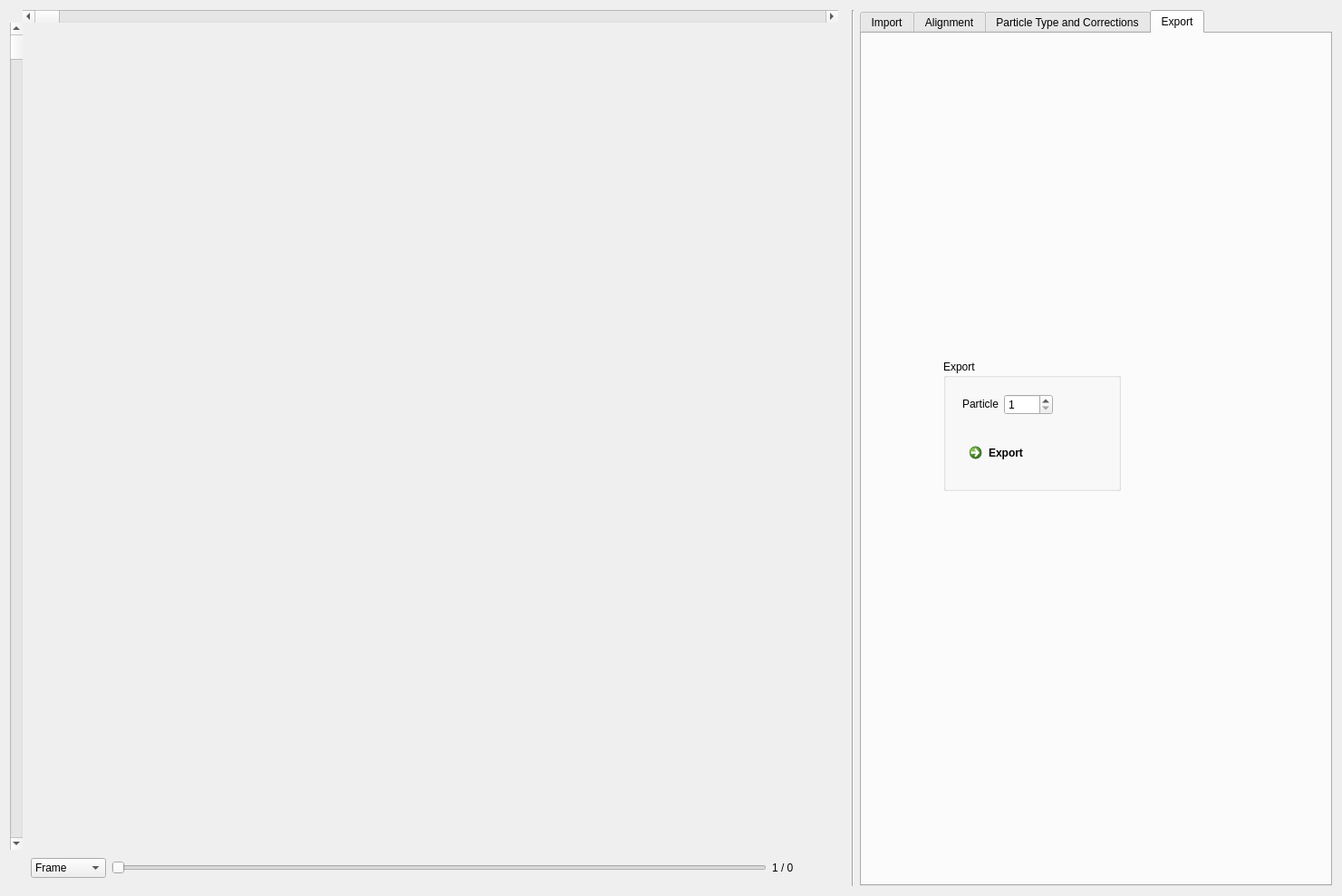
<?xml version="1.0" encoding="UTF-8"?>
<ui version="4.0">
 <class>MainWindow</class>
 <widget class="QMainWindow" name="MainWindow">
  <property name="geometry">
   <rect>
    <x>0</x>
    <y>0</y>
    <width>1481</width>
    <height>989</height>
   </rect>
  </property>
  <property name="windowTitle">
   <string>Dark Field Spectrum Tagging</string>
  </property>
  <widget class="QWidget" name="centralwidget">
   <layout class="QVBoxLayout" name="verticalLayout">
    <item>
     <widget class="QWidget" name="widget_2" native="true">
      <layout class="QHBoxLayout" name="horizontalLayout_2">
       <property name="leftMargin">
        <number>2</number>
       </property>
       <property name="topMargin">
        <number>2</number>
       </property>
       <property name="rightMargin">
        <number>2</number>
       </property>
       <property name="bottomMargin">
        <number>2</number>
       </property>
       <item>
        <widget class="QWidget" name="widget_3" native="true">
         <layout class="QGridLayout" name="gridLayout">
          <property name="leftMargin">
           <number>0</number>
          </property>
          <property name="topMargin">
           <number>0</number>
          </property>
          <property name="bottomMargin">
           <number>0</number>
          </property>
          <property name="spacing">
           <number>0</number>
          </property>
          <item row="1" column="1">
           <widget class="QWidget" name="plotWidget" native="true">
            <property name="minimumSize">
             <size>
              <width>900</width>
              <height>900</height>
             </size>
            </property>
           </widget>
          </item>
          <item row="0" column="1">
           <widget class="QScrollBar" name="horizontalScrollBar">
            <property name="minimum">
             <number>0</number>
            </property>
            <property name="maximum">
             <number>1023</number>
            </property>
            <property name="orientation">
             <enum>Qt::Horizontal</enum>
            </property>
            <property name="invertedAppearance">
             <bool>false</bool>
            </property>
           </widget>
          </item>
          <item row="1" column="0">
           <widget class="QScrollBar" name="verticalScrollBar">
            <property name="minimum">
             <number>0</number>
            </property>
            <property name="maximum">
             <number>1023</number>
            </property>
            <property name="orientation">
             <enum>Qt::Vertical</enum>
            </property>
           </widget>
          </item>
          <item row="2" column="1">
           <widget class="QWidget" name="widget_11" native="true">
            <property name="sizePolicy">
             <sizepolicy hsizetype="Preferred" vsizetype="Maximum">
              <horstretch>0</horstretch>
              <verstretch>0</verstretch>
             </sizepolicy>
            </property>
            <layout class="QHBoxLayout" name="horizontalLayout_10">
             <item>
              <widget class="QComboBox" name="comboBox_2">
               <item>
                <property name="text">
                 <string>Frame</string>
                </property>
               </item>
               <item>
                <property name="text">
                 <string>Mean</string>
                </property>
               </item>
               <item>
                <property name="text">
                 <string>Maximum</string>
                </property>
               </item>
              </widget>
             </item>
             <item>
              <widget class="QSlider" name="horizontalSlider">
               <property name="minimum">
                <number>1</number>
               </property>
               <property name="maximum">
                <number>250</number>
               </property>
               <property name="orientation">
                <enum>Qt::Horizontal</enum>
               </property>
               <property name="tickPosition">
                <enum>QSlider::NoTicks</enum>
               </property>
              </widget>
             </item>
             <item>
              <widget class="QLabel" name="label_4">
               <property name="minimumSize">
                <size>
                 <width>64</width>
                 <height>0</height>
                </size>
               </property>
               <property name="text">
                <string>1 / 0</string>
               </property>
              </widget>
             </item>
            </layout>
           </widget>
          </item>
         </layout>
        </widget>
       </item>
       <item>
        <widget class="Line" name="line_2">
         <property name="orientation">
          <enum>Qt::Vertical</enum>
         </property>
        </widget>
       </item>
       <item>
        <widget class="QTabWidget" name="tabWidget">
         <property name="currentIndex">
          <number>3</number>
         </property>
         <widget class="QWidget" name="tab">
          <attribute name="title">
           <string>Import</string>
          </attribute>
          <layout class="QVBoxLayout" name="verticalLayout_7">
           <item>
            <widget class="QWidget" name="widget_5" native="true">
             <layout class="QHBoxLayout" name="horizontalLayout_4">
              <property name="leftMargin">
               <number>0</number>
              </property>
              <property name="topMargin">
               <number>0</number>
              </property>
              <property name="rightMargin">
               <number>0</number>
              </property>
              <property name="bottomMargin">
               <number>0</number>
              </property>
              <item>
               <widget class="QPushButton" name="pushButton">
                <property name="text">
                 <string>Select Files</string>
                </property>
               </widget>
              </item>
              <item>
               <spacer name="horizontalSpacer">
                <property name="orientation">
                 <enum>Qt::Horizontal</enum>
                </property>
                <property name="sizeHint" stdset="0">
                 <size>
                  <width>410</width>
                  <height>20</height>
                 </size>
                </property>
               </spacer>
              </item>
             </layout>
            </widget>
           </item>
           <item>
            <widget class="QTreeWidget" name="treeWidget">
             <attribute name="headerVisible">
              <bool>false</bool>
             </attribute>
             <attribute name="headerCascadingSectionResizes">
              <bool>false</bool>
             </attribute>
             <column>
              <property name="text">
               <string>Videos</string>
              </property>
             </column>
             <column>
              <property name="text">
               <string>Files</string>
              </property>
             </column>
             <item>
              <property name="text">
               <string>Video 0</string>
              </property>
              <item>
               <property name="text">
                <string>Data</string>
               </property>
               <property name="text">
                <string>/path/to/file 1.tdms</string>
               </property>
               <property name="flags">
                <set>ItemIsSelectable|ItemIsDragEnabled|ItemIsDropEnabled|ItemIsEnabled</set>
               </property>
              </item>
              <item>
               <property name="text">
                <string>Metadata</string>
               </property>
               <property name="text">
                <string>/path/tp/file 2.tdms</string>
               </property>
               <property name="flags">
                <set>ItemIsSelectable|ItemIsDragEnabled|ItemIsDropEnabled|ItemIsEnabled</set>
               </property>
              </item>
             </item>
             <item>
              <property name="text">
               <string>Video 1</string>
              </property>
              <item>
               <property name="text">
                <string>Data &amp; Metadata</string>
               </property>
               <property name="text">
                <string>/path/to/file 3.tdms</string>
               </property>
               <property name="flags">
                <set>ItemIsSelectable|ItemIsDragEnabled|ItemIsDropEnabled|ItemIsEnabled</set>
               </property>
              </item>
             </item>
            </widget>
           </item>
           <item>
            <widget class="QWidget" name="widget_8" native="true">
             <layout class="QHBoxLayout" name="horizontalLayout_5">
              <property name="leftMargin">
               <number>0</number>
              </property>
              <property name="topMargin">
               <number>0</number>
              </property>
              <property name="rightMargin">
               <number>0</number>
              </property>
              <property name="bottomMargin">
               <number>0</number>
              </property>
              <item>
               <widget class="QPushButton" name="pushButton_3">
                <property name="text">
                 <string>Load First Video</string>
                </property>
               </widget>
              </item>
              <item>
               <widget class="QPushButton" name="pushButton_4">
                <property name="text">
                 <string>Load Last Video</string>
                </property>
               </widget>
              </item>
              <item>
               <widget class="QPushButton" name="pushButton_5">
                <property name="text">
                 <string>Load Selected Videos</string>
                </property>
               </widget>
              </item>
             </layout>
            </widget>
           </item>
          </layout>
         </widget>
         <widget class="QWidget" name="tab_2">
          <attribute name="title">
           <string>Alignment</string>
          </attribute>
          <layout class="QVBoxLayout" name="verticalLayout_2">
           <item>
            <widget class="QWidget" name="widget" native="true">
             <property name="sizePolicy">
              <sizepolicy hsizetype="Maximum" vsizetype="Maximum">
               <horstretch>0</horstretch>
               <verstretch>0</verstretch>
              </sizepolicy>
             </property>
             <layout class="QHBoxLayout" name="horizontalLayout">
              <property name="leftMargin">
               <number>0</number>
              </property>
              <property name="topMargin">
               <number>0</number>
              </property>
              <property name="rightMargin">
               <number>0</number>
              </property>
              <property name="bottomMargin">
               <number>0</number>
              </property>
              <item>
               <widget class="QGroupBox" name="groupBox_6">
                <property name="sizePolicy">
                 <sizepolicy hsizetype="Preferred" vsizetype="Maximum">
                  <horstretch>0</horstretch>
                  <verstretch>0</verstretch>
                 </sizepolicy>
                </property>
                <property name="title">
                 <string>Position</string>
                </property>
                <layout class="QGridLayout" name="gridLayout_3">
                 <property name="leftMargin">
                  <number>32</number>
                 </property>
                 <item row="1" column="3">
                  <widget class="QLabel" name="label_6">
                   <property name="text">
                    <string>px</string>
                   </property>
                  </widget>
                 </item>
                 <item row="3" column="1">
                  <widget class="QLabel" name="label_7">
                   <property name="sizePolicy">
                    <sizepolicy hsizetype="Maximum" vsizetype="Preferred">
                     <horstretch>0</horstretch>
                     <verstretch>0</verstretch>
                    </sizepolicy>
                   </property>
                   <property name="text">
                    <string>y =</string>
                   </property>
                  </widget>
                 </item>
                 <item row="3" column="2">
                  <widget class="QDoubleSpinBox" name="doubleSpinBox_y0">
                   <property name="alignment">
                    <set>Qt::AlignRight|Qt::AlignTrailing|Qt::AlignVCenter</set>
                   </property>
                   <property name="decimals">
                    <number>1</number>
                   </property>
                   <property name="maximum">
                    <double>1023.000000000000000</double>
                   </property>
                   <property name="singleStep">
                    <double>1.000000000000000</double>
                   </property>
                   <property name="value">
                    <double>0.000000000000000</double>
                   </property>
                  </widget>
                 </item>
                 <item row="3" column="3">
                  <widget class="QLabel" name="label_8">
                   <property name="text">
                    <string>px</string>
                   </property>
                  </widget>
                 </item>
                 <item row="1" column="2">
                  <widget class="QDoubleSpinBox" name="doubleSpinBox_x0">
                   <property name="alignment">
                    <set>Qt::AlignRight|Qt::AlignTrailing|Qt::AlignVCenter</set>
                   </property>
                   <property name="decimals">
                    <number>1</number>
                   </property>
                   <property name="maximum">
                    <double>1023.000000000000000</double>
                   </property>
                   <property name="singleStep">
                    <double>1.000000000000000</double>
                   </property>
                   <property name="value">
                    <double>0.000000000000000</double>
                   </property>
                  </widget>
                 </item>
                 <item row="1" column="1">
                  <widget class="QLabel" name="label_5">
                   <property name="sizePolicy">
                    <sizepolicy hsizetype="Maximum" vsizetype="Preferred">
                     <horstretch>0</horstretch>
                     <verstretch>0</verstretch>
                    </sizepolicy>
                   </property>
                   <property name="text">
                    <string>x =</string>
                   </property>
                  </widget>
                 </item>
                </layout>
               </widget>
              </item>
              <item>
               <widget class="QGroupBox" name="groupBox_9">
                <property name="sizePolicy">
                 <sizepolicy hsizetype="Preferred" vsizetype="Maximum">
                  <horstretch>0</horstretch>
                  <verstretch>0</verstretch>
                 </sizepolicy>
                </property>
                <property name="title">
                 <string>ROI</string>
                </property>
                <layout class="QGridLayout" name="gridLayout_5">
                 <property name="leftMargin">
                  <number>8</number>
                 </property>
                 <property name="rightMargin">
                  <number>8</number>
                 </property>
                 <item row="1" column="1">
                  <widget class="QDoubleSpinBox" name="doubleSpinBox_d">
                   <property name="alignment">
                    <set>Qt::AlignRight|Qt::AlignTrailing|Qt::AlignVCenter</set>
                   </property>
                   <property name="decimals">
                    <number>0</number>
                   </property>
                   <property name="minimum">
                    <double>2.000000000000000</double>
                   </property>
                   <property name="maximum">
                    <double>1024.000000000000000</double>
                   </property>
                   <property name="singleStep">
                    <double>2.000000000000000</double>
                   </property>
                   <property name="value">
                    <double>20.000000000000000</double>
                   </property>
                  </widget>
                 </item>
                 <item row="1" column="2">
                  <widget class="QLabel" name="label_24">
                   <property name="text">
                    <string>px</string>
                   </property>
                  </widget>
                 </item>
                 <item row="1" column="0">
                  <widget class="QLabel" name="label_23">
                   <property name="sizePolicy">
                    <sizepolicy hsizetype="Preferred" vsizetype="Preferred">
                     <horstretch>0</horstretch>
                     <verstretch>0</verstretch>
                    </sizepolicy>
                   </property>
                   <property name="text">
                    <string>d =</string>
                   </property>
                   <property name="alignment">
                    <set>Qt::AlignRight|Qt::AlignTrailing|Qt::AlignVCenter</set>
                   </property>
                  </widget>
                 </item>
                 <item row="0" column="0">
                  <widget class="QLabel" name="label_10">
                   <property name="sizePolicy">
                    <sizepolicy hsizetype="Preferred" vsizetype="Preferred">
                     <horstretch>0</horstretch>
                     <verstretch>0</verstretch>
                    </sizepolicy>
                   </property>
                   <property name="text">
                    <string>α =</string>
                   </property>
                   <property name="alignment">
                    <set>Qt::AlignRight|Qt::AlignTrailing|Qt::AlignVCenter</set>
                   </property>
                  </widget>
                 </item>
                 <item row="0" column="1">
                  <widget class="QDoubleSpinBox" name="doubleSpinBox_alpha">
                   <property name="sizePolicy">
                    <sizepolicy hsizetype="Minimum" vsizetype="Fixed">
                     <horstretch>0</horstretch>
                     <verstretch>0</verstretch>
                    </sizepolicy>
                   </property>
                   <property name="alignment">
                    <set>Qt::AlignRight|Qt::AlignTrailing|Qt::AlignVCenter</set>
                   </property>
                   <property name="decimals">
                    <number>1</number>
                   </property>
                   <property name="maximum">
                    <double>360.000000000000000</double>
                   </property>
                   <property name="value">
                    <double>180.000000000000000</double>
                   </property>
                  </widget>
                 </item>
                 <item row="0" column="2">
                  <widget class="QLabel" name="label_11">
                   <property name="text">
                    <string>deg</string>
                   </property>
                  </widget>
                 </item>
                </layout>
               </widget>
              </item>
             </layout>
            </widget>
           </item>
           <item>
            <widget class="QGroupBox" name="groupBox_11">
             <property name="sizePolicy">
              <sizepolicy hsizetype="Preferred" vsizetype="Preferred">
               <horstretch>0</horstretch>
               <verstretch>0</verstretch>
              </sizepolicy>
             </property>
             <property name="title">
              <string>Preview</string>
             </property>
             <layout class="QVBoxLayout" name="verticalLayout_3">
              <property name="spacing">
               <number>0</number>
              </property>
              <item>
               <widget class="QComboBox" name="comboBox_preview">
                <property name="enabled">
                 <bool>true</bool>
                </property>
                <property name="sizePolicy">
                 <sizepolicy hsizetype="Maximum" vsizetype="Fixed">
                  <horstretch>0</horstretch>
                  <verstretch>0</verstretch>
                 </sizepolicy>
                </property>
                <property name="currentIndex">
                 <number>0</number>
                </property>
                <item>
                 <property name="text">
                  <string>0th Order</string>
                 </property>
                </item>
                <item>
                 <property name="text">
                  <string>1st Order</string>
                 </property>
                </item>
                <item>
                 <property name="text">
                  <string>ROI Profiles</string>
                 </property>
                </item>
               </widget>
              </item>
              <item>
               <widget class="QWidget" name="previewWidget" native="true">
                <property name="minimumSize">
                 <size>
                  <width>400</width>
                  <height>200</height>
                 </size>
                </property>
               </widget>
              </item>
             </layout>
            </widget>
           </item>
          </layout>
         </widget>
         <widget class="QWidget" name="tab_3">
          <attribute name="title">
           <string>Particle Type and Corrections</string>
          </attribute>
          <layout class="QVBoxLayout" name="verticalLayout_6">
           <item>
            <widget class="QWidget" name="widget_4" native="true">
             <property name="sizePolicy">
              <sizepolicy hsizetype="Preferred" vsizetype="Maximum">
               <horstretch>0</horstretch>
               <verstretch>0</verstretch>
              </sizepolicy>
             </property>
             <layout class="QHBoxLayout" name="horizontalLayout_3">
              <property name="leftMargin">
               <number>0</number>
              </property>
              <property name="topMargin">
               <number>0</number>
              </property>
              <property name="rightMargin">
               <number>0</number>
              </property>
              <property name="bottomMargin">
               <number>0</number>
              </property>
              <item>
               <widget class="QGroupBox" name="groupBox_2">
                <property name="sizePolicy">
                 <sizepolicy hsizetype="Preferred" vsizetype="Maximum">
                  <horstretch>0</horstretch>
                  <verstretch>0</verstretch>
                 </sizepolicy>
                </property>
                <property name="minimumSize">
                 <size>
                  <width>200</width>
                  <height>0</height>
                 </size>
                </property>
                <property name="title">
                 <string>Particle</string>
                </property>
                <layout class="QGridLayout" name="gridLayout_6">
                 <item row="0" column="2">
                  <widget class="QLineEdit" name="lineEdit_3">
                   <property name="sizePolicy">
                    <sizepolicy hsizetype="MinimumExpanding" vsizetype="Fixed">
                     <horstretch>0</horstretch>
                     <verstretch>0</verstretch>
                    </sizepolicy>
                   </property>
                   <property name="text">
                    <string>0.1 µm</string>
                   </property>
                  </widget>
                 </item>
                 <item row="2" column="0">
                  <widget class="QLabel" name="label_3">
                   <property name="text">
                    <string>Class: </string>
                   </property>
                  </widget>
                 </item>
                 <item row="4" column="0">
                  <widget class="QLabel" name="label_2">
                   <property name="text">
                    <string>Comment:</string>
                   </property>
                  </widget>
                 </item>
                 <item row="2" column="2">
                  <widget class="QComboBox" name="comboBox_3">
                   <item>
                    <property name="text">
                     <string>Particle</string>
                    </property>
                   </item>
                   <item>
                    <property name="text">
                     <string>JP</string>
                    </property>
                   </item>
                  </widget>
                 </item>
                 <item row="4" column="2">
                  <widget class="QLineEdit" name="lineEdit_2">
                   <property name="sizePolicy">
                    <sizepolicy hsizetype="MinimumExpanding" vsizetype="Fixed">
                     <horstretch>0</horstretch>
                     <verstretch>0</verstretch>
                    </sizepolicy>
                   </property>
                   <property name="text">
                    <string/>
                   </property>
                  </widget>
                 </item>
                 <item row="0" column="0">
                  <widget class="QLabel" name="label_9">
                   <property name="text">
                    <string>Size: </string>
                   </property>
                  </widget>
                 </item>
                 <item row="1" column="0">
                  <widget class="QLabel" name="label">
                   <property name="text">
                    <string>Material:</string>
                   </property>
                  </widget>
                 </item>
                 <item row="1" column="2">
                  <widget class="QLineEdit" name="lineEdit">
                   <property name="text">
                    <string>Au</string>
                   </property>
                  </widget>
                 </item>
                </layout>
               </widget>
              </item>
              <item>
               <widget class="QGroupBox" name="groupBox_3">
                <property name="sizePolicy">
                 <sizepolicy hsizetype="Preferred" vsizetype="Maximum">
                  <horstretch>0</horstretch>
                  <verstretch>0</verstretch>
                 </sizepolicy>
                </property>
                <property name="minimumSize">
                 <size>
                  <width>200</width>
                  <height>0</height>
                 </size>
                </property>
                <property name="title">
                 <string>Devices</string>
                </property>
                <layout class="QGridLayout" name="gridLayout_7">
                 <item row="1" column="0">
                  <widget class="QListWidget" name="listWidget">
                   <property name="selectionRectVisible">
                    <bool>false</bool>
                   </property>
                   <item>
                    <property name="text">
                     <string>LED</string>
                    </property>
                    <property name="checkState">
                     <enum>Checked</enum>
                    </property>
                   </item>
                   <item>
                    <property name="text">
                     <string>Halogen Lamp</string>
                    </property>
                    <property name="checkState">
                     <enum>Unchecked</enum>
                    </property>
                   </item>
                   <item>
                    <property name="text">
                     <string>Objective Lens</string>
                    </property>
                    <property name="checkState">
                     <enum>Checked</enum>
                    </property>
                   </item>
                   <item>
                    <property name="text">
                     <string>Tube Lens</string>
                    </property>
                    <property name="checkState">
                     <enum>Unchecked</enum>
                    </property>
                   </item>
                   <item>
                    <property name="text">
                     <string>Diffraction Grating</string>
                    </property>
                    <property name="checkState">
                     <enum>Checked</enum>
                    </property>
                   </item>
                   <item>
                    <property name="text">
                     <string>EMCCD</string>
                    </property>
                    <property name="checkState">
                     <enum>Checked</enum>
                    </property>
                   </item>
                  </widget>
                 </item>
                 <item row="0" column="0">
                  <widget class="QPushButton" name="pushButton_2">
                   <property name="text">
                    <string>Refresh List</string>
                   </property>
                  </widget>
                 </item>
                </layout>
               </widget>
              </item>
             </layout>
            </widget>
           </item>
           <item>
            <widget class="QGroupBox" name="groupBox_12">
             <property name="sizePolicy">
              <sizepolicy hsizetype="Preferred" vsizetype="Preferred">
               <horstretch>0</horstretch>
               <verstretch>0</verstretch>
              </sizepolicy>
             </property>
             <property name="title">
              <string>Preview</string>
             </property>
             <layout class="QVBoxLayout" name="verticalLayout_5">
              <property name="spacing">
               <number>0</number>
              </property>
              <item>
               <widget class="QComboBox" name="comboBox_preview_2">
                <property name="enabled">
                 <bool>true</bool>
                </property>
                <property name="sizePolicy">
                 <sizepolicy hsizetype="Maximum" vsizetype="Fixed">
                  <horstretch>0</horstretch>
                  <verstretch>0</verstretch>
                 </sizepolicy>
                </property>
                <property name="currentIndex">
                 <number>0</number>
                </property>
                <item>
                 <property name="text">
                  <string>Corrected Spectrum</string>
                 </property>
                </item>
               </widget>
              </item>
              <item>
               <widget class="QWidget" name="previewWidget_2" native="true">
                <property name="minimumSize">
                 <size>
                  <width>400</width>
                  <height>200</height>
                 </size>
                </property>
               </widget>
              </item>
             </layout>
            </widget>
           </item>
          </layout>
         </widget>
         <widget class="QWidget" name="tab_4">
          <attribute name="title">
           <string>Export</string>
          </attribute>
          <widget class="QGroupBox" name="groupBox">
           <property name="geometry">
            <rect>
             <x>90</x>
             <y>360</y>
             <width>196</width>
             <height>145</height>
            </rect>
           </property>
           <property name="sizePolicy">
            <sizepolicy hsizetype="Maximum" vsizetype="Preferred">
             <horstretch>0</horstretch>
             <verstretch>0</verstretch>
            </sizepolicy>
           </property>
           <property name="title">
            <string>Export</string>
           </property>
           <layout class="QVBoxLayout" name="verticalLayout_4">
            <item>
             <widget class="QWidget" name="widget_6" native="true">
              <property name="sizePolicy">
               <sizepolicy hsizetype="Preferred" vsizetype="Maximum">
                <horstretch>0</horstretch>
                <verstretch>0</verstretch>
               </sizepolicy>
              </property>
              <layout class="QHBoxLayout" name="horizontalLayout_6">
               <item>
                <widget class="QLabel" name="label_26">
                 <property name="sizePolicy">
                  <sizepolicy hsizetype="Maximum" vsizetype="Fixed">
                   <horstretch>0</horstretch>
                   <verstretch>0</verstretch>
                  </sizepolicy>
                 </property>
                 <property name="text">
                  <string>Particle</string>
                 </property>
                 <property name="alignment">
                  <set>Qt::AlignRight|Qt::AlignTrailing|Qt::AlignVCenter</set>
                 </property>
                </widget>
               </item>
               <item>
                <widget class="QSpinBox" name="spinBox_particleNo">
                 <property name="enabled">
                  <bool>true</bool>
                 </property>
                 <property name="sizePolicy">
                  <sizepolicy hsizetype="Maximum" vsizetype="Fixed">
                   <horstretch>0</horstretch>
                   <verstretch>0</verstretch>
                  </sizepolicy>
                 </property>
                 <property name="alignment">
                  <set>Qt::AlignLeading|Qt::AlignLeft|Qt::AlignVCenter</set>
                 </property>
                 <property name="minimum">
                  <number>1</number>
                 </property>
                 <property name="maximum">
                  <number>8192</number>
                 </property>
                 <property name="stepType">
                  <enum>QAbstractSpinBox::DefaultStepType</enum>
                 </property>
                </widget>
               </item>
               <item>
                <spacer name="horizontalSpacer_3">
                 <property name="orientation">
                  <enum>Qt::Horizontal</enum>
                 </property>
                 <property name="sizeType">
                  <enum>QSizePolicy::MinimumExpanding</enum>
                 </property>
                 <property name="sizeHint" stdset="0">
                  <size>
                   <width>10</width>
                   <height>20</height>
                  </size>
                 </property>
                </spacer>
               </item>
              </layout>
             </widget>
            </item>
            <item>
             <widget class="QWidget" name="widget_7" native="true">
              <property name="sizePolicy">
               <sizepolicy hsizetype="Minimum" vsizetype="Maximum">
                <horstretch>0</horstretch>
                <verstretch>0</verstretch>
               </sizepolicy>
              </property>
              <layout class="QHBoxLayout" name="horizontalLayout_7">
               <item>
                <widget class="QCommandLinkButton" name="exportButton">
                 <property name="sizePolicy">
                  <sizepolicy hsizetype="Maximum" vsizetype="Fixed">
                   <horstretch>0</horstretch>
                   <verstretch>0</verstretch>
                  </sizepolicy>
                 </property>
                 <property name="text">
                  <string>Export</string>
                 </property>
                </widget>
               </item>
              </layout>
             </widget>
            </item>
           </layout>
          </widget>
         </widget>
        </widget>
       </item>
      </layout>
     </widget>
    </item>
   </layout>
  </widget>
 </widget>
 <resources/>
 <connections/>
</ui>
